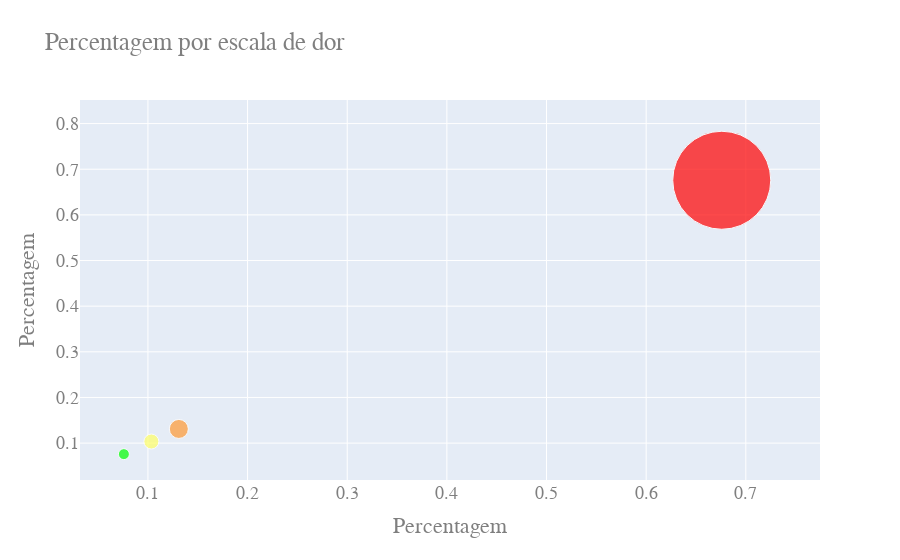

The notebook cell saved with this chart:
### Markdown cell above
### Explicando o gráfico
Quanto maior a percentagem maior a bolinha, e a cor nos indica o nivel de dor.

<p><span style="color:green">SEM DOR</span></p>
<p><span style="color:yellow">LEVE</span></p>
<p><span style="color:orange">MODERADA</span></p>
<p><span style="color:red">INTENSA</span></p>

### Code cell
fig = go.Figure(data=[go.Scatter(
    x=[sem_dor/total, leve/total, moderada/total, intensa/total],
    y=[sem_dor/total, leve/total, moderada/total, intensa/total],
    mode='markers',
    marker=dict(
        color=['rgb(0, 255, 0)', 'rgb(255, 255, 102)',  'rgb(255, 153, 51)', 'rgb(255, 0, 0)'],
        size=[sem_dor, leve, moderada, intensa],
        )
)])

fig.update_layout(
    title="Percentagem por escala de dor",
    xaxis_title="Percentagem",
    yaxis_title="Percentagem",
    font=dict(
        family="Courier New, monospace",
        size=18,
        color="#7f7f7f"
    )
)

fig.show()

### Figure 1 — Plotly figure (JSON) as saved in the notebook; plotly's stock layout.template omitted (floating-point values rounded to 4 significant figures)
{"data": [{"marker": {"color": ["rgb(0, 255, 0)", "rgb(255, 255, 102)", "rgb(255, 153, 51)", "rgb(255, 0, 0)"], "size": [11, 15, 19, 98]}, "mode": "markers", "type": "scatter", "x": [0.07586, 0.1034, 0.131, 0.6759], "y": [0.07586, 0.1034, 0.131, 0.6759]}], "layout": {"font": {"color": "#7f7f7f", "family": "Courier New, monospace", "size": 18}, "title": {"text": "Percentagem por escala de dor"}, "xaxis": {"title": {"text": "Percentagem"}}, "yaxis": {"title": {"text": "Percentagem"}}}}
